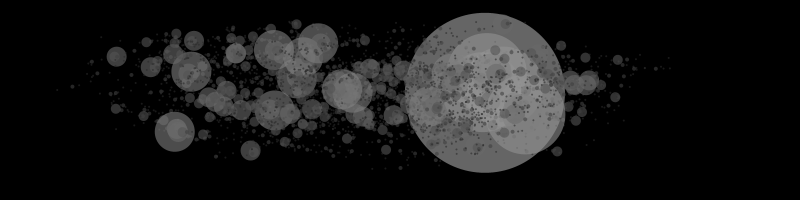
Frame 1 (no input)
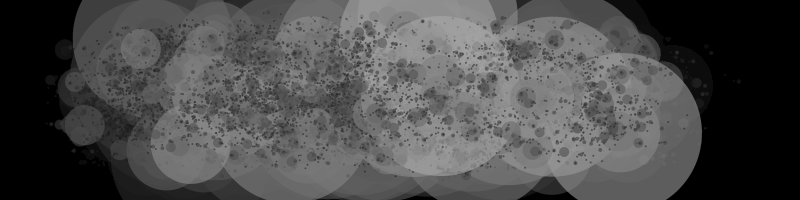
Frame 60 (the mouse pressed at the canvas centre just before this capture)
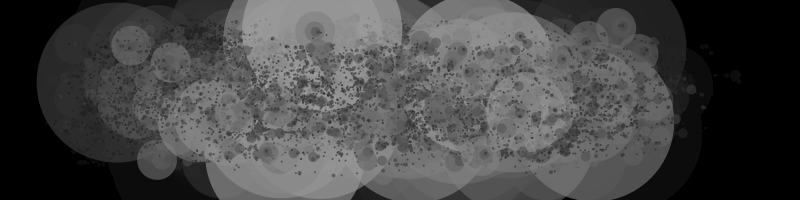
Frame 120 (the mouse held since frame 60 and released just before this capture)

The Processing sketch that drew these frames (run headless with seeded random() and noise(); from frame 60 on, the mouse is pressed at the canvas centre):

// Processing sketch: processing_59368
// ── processing_59368.pde

/**
 * Noise1D. 
 * 
 * Using 1D Perlin Noise to assign location. 
 */
 
float xoff = 0.0;
float xincrement = 0.02; 
float xoff2 = 0.5;
float xincrement2 = 0.01; 

void setup() {
  size(800,200);
  background(0);
  frameRate(20);
  smooth();
  noStroke();
  
}

void draw()
{fill(0, 10);
rect(0, 0, width, height);
eyes(100, 100, 80, 8);}

 void eyes(float x, float y, int radius, int level)

{
  
   float n = noise(xoff)*width;
  float n2 = noise(xoff2)*height;
  
  xoff += xincrement;
  xoff2 += xincrement2;
  
  
  

  
  
  
  float tt = 126 * level/6.0;
  fill(tt, 153);
  ellipse(n, n2, radius*2, radius*2);      
  if(level > 1) {
    level = level - 1;
    int num = int(random(2, 6));
    for(int i=0; i<num; i++) {
      float a = random(0, TWO_PI);
      float xoff = n + cos(xincrement) * 6.0 * level;
      float xoff2 = n2 + sin(xincrement2) * 6.0 * level;
      eyes(xoff, xoff2, radius/2, level);
  
    }
  
    }

}
